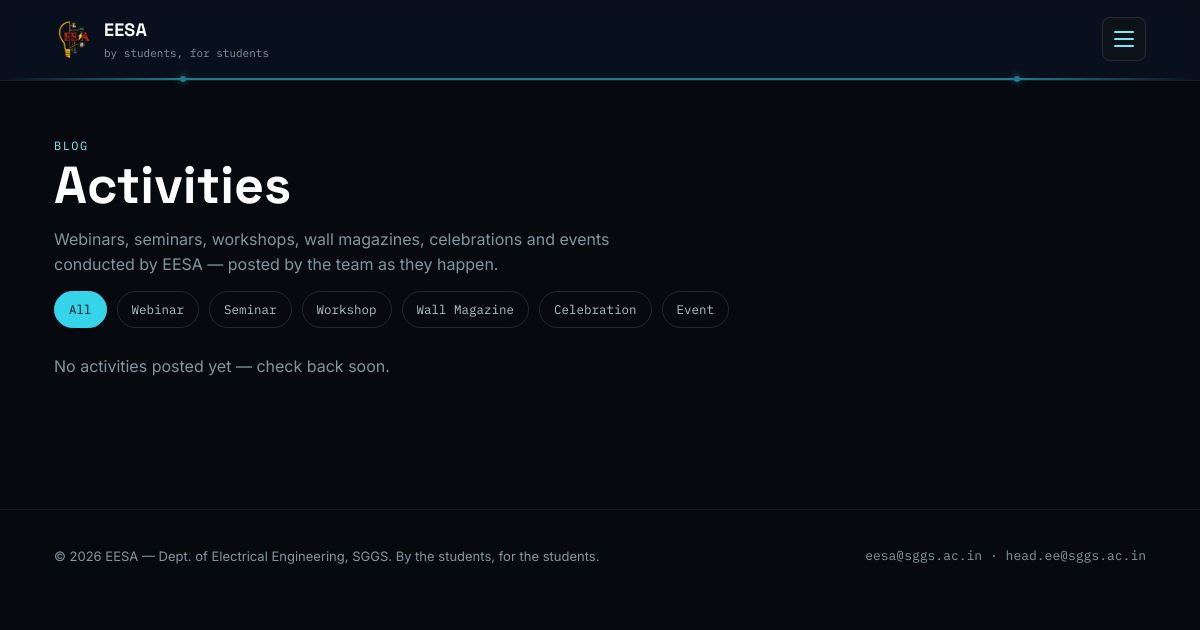
/pages/activities.php, run on the app's committed database.
### tables this page shows
CREATE TABLE activity_categories (
  id INT AUTO_INCREMENT PRIMARY KEY,
  slug VARCHAR(40) NOT NULL UNIQUE,
  label VARCHAR(60) NOT NULL
);

CREATE TABLE site_settings (
  setting_key VARCHAR(64) PRIMARY KEY,
  setting_value MEDIUMTEXT
);

### includes/functions.php (called while the page is built, shortened)
<?php
function h($s) {
    return htmlspecialchars((string)($s ?? ''), ENT_QUOTES, 'UTF-8');
}
function get_setting(PDO $pdo, $key, $default = '') {
    try {
        $stmt = $pdo->prepare('SELECT setting_value FROM site_settings WHERE setting_key = ? LIMIT 1');
        $stmt->execute([$key]);
        $val = $stmt->fetchColumn();
        return ($val !== false && $val !== null && $val !== '') ? $val : $default;
    } catch (Exception $e) {
        return $default;
    }
}

### pages/activities.php (the view, shortened to what this page needs)
<?php
require_once __DIR__ . '/../config.php';
$categories = $pdo->query('SELECT * FROM activity_categories ORDER BY id')->fetchAll();
$activities = $pdo->query(
    'SELECT a.*, c.slug AS cat_slug, c.label AS cat_label FROM activities a
     JOIN activity_categories c ON c.id = a.category_id
     WHERE a.status = \'published\' ORDER BY a.event_date DESC'
)->fetchAll();
require __DIR__ . '/../includes/header.php';
?>
<section class="section">
  <div class="container">
    <div class="eyebrow">Blog</div>
    <h1>Activities</h1>
    <p class="muted" style="max-width:600px">Webinars, seminars, workshops, wall magazines, celebrations and events
    conducted by EESA — posted by the team as they happen.</p>
    <div class="chip-row">
      <span class="chip active" data-filter="all">All</span>
      <?php foreach ($categories as $c): ?>
        <span class="chip" data-filter="<?= h($c['slug']) ?>"><?= h($c['label']) ?></span>
      <?php endforeach; ?>
    </div>
    <div class="grid grid-3">
      <?php if (!$activities): ?><p class="muted">No activities posted yet — check back soon.</p><?php endif; ?>
    </div>
  </div>
</section>
<?php require __DIR__ . '/../includes/footer.php'; ?>

### includes/header.php (shortened to what this page needs)
<!doctype html>
<html lang="en">
<head>
<link rel="stylesheet" href="<?= BASE_URL ?>/assets/css/style.css">
</head>
<body>
<header class="site">
  <div class="nav-row">
    <a href="<?= BASE_URL ?>/index.php" class="brand">
      <?php $logoPath = __DIR__ . '/../assets/img/logo.png'; ?>
      <?php if (file_exists($logoPath)): ?>
        <img src="<?= BASE_URL ?>/assets/img/logo.png" alt="EESA logo" style="width:38px;height:38px;border-radius:8px;object-fit:cover">
      <?php else: ?>
        <span class="brand-mark">EE</span>
      <?php endif; ?>
      <span>
        <span class="brand-name">EESA</span>
        <span class="brand-tag">by students, for students</span>
      </span>
    </a>
    <button class="burger" id="burger" aria-label="Open menu" aria-expanded="false">
      <span></span><span></span><span></span>
    </button>
  </div>
  <div class="trace"></div>
</header>
<main>

### includes/footer.php (shortened to what this page needs)
</main>
<footer class="site">
  <div class="container footer-row">
    <div>&copy; <?= date('Y') ?> <?= h(get_setting($pdo, 'footer_tagline', 'EESA — Dept. of Electrical Engineering, SGGS. By the students, for the students.')) ?></div>
    <div class="mono"><?= h(CONTACT_EMAIL_EESA) ?> · <?= h(CONTACT_EMAIL_HOD) ?></div>
  </div>
</footer>
</body>
</html>

### assets/css/style.css (style rules this page uses)
:root { --navy: #060a0e; --navy-2: #0c1318; --navy-3: #101a21; --paper: #eef6f7; --ink: #060a0e; --slate: #7f97a0; --slate-lt: #aec3ca; --copper: #35d4e8; --copper-lt: #7fe8f5; --spark: #f5c518; --spark-lt: #ffe066; --line: rgba(53,212,232,0.20); --ok: #45d18f; --warn: #f5c518; --danger: #ff5d5d; --font-display: 'Space Grotesk', system-ui, sans-serif; --font-body: 'Inter', system-ui, sans-serif; --font-mono: 'IBM Plex Mono', monospace; --radius: 10px; --maxw: 1140px; }
* { box-sizing:border-box; }
html { scroll-behavior:smooth; }
body { margin:0; background:var(--navy); color:var(--paper); font-family:var(--font-body); line-height:1.55; -webkit-font-smoothing:antialiased; }
img { max-width:100%; display:block; }
a { color:inherit; text-decoration:none; }
.container { max-width:var(--maxw); margin:0 auto; padding:0 24px; }
.eyebrow { font-family:var(--font-mono); font-size:12px; letter-spacing:0.12em; text-transform:uppercase; color:var(--copper-lt); }
h1,h2,h3,h4 { font-family:var(--font-display); margin:0 0 12px; color:#fff; line-height:1.15; }
h1 { font-size:clamp(32px,5vw,52px); font-weight:700; }
p { color:var(--slate-lt); margin:0 0 14px; }
.muted { color:var(--slate); }
.mono { font-family:var(--font-mono); }
.trace { position:relative; height:2px; width:100%; background:linear-gradient(90deg, transparent, var(--copper) 15%, var(--copper) 85%, transparent); opacity:0.55; margin:0; }
.trace::before, .trace::after { content:''; position:absolute; top:50%; width:6px; height:6px; border-radius:50%; background:var(--copper); transform:translateY(-50%); box-shadow:0 0 8px var(--copper); }
.trace::before { left:15%; }
.trace::after { right:15%; }
header.site { position:sticky; top:0; z-index:50; background:rgba(11,18,32,0.86); backdrop-filter:blur(10px); border-bottom:1px solid rgba(255,255,255,0.06); }
.nav-row { display:flex; align-items:center; justify-content:space-between; padding:16px 24px; max-width:var(--maxw); margin:0 auto; }
.brand { display:flex; align-items:center; gap:12px; }
.brand-name { font-family:var(--font-display); font-weight:700; font-size:18px; color:#fff; letter-spacing:0.01em; }
.brand-tag { font-family:var(--font-mono); font-size:11px; color:var(--slate); display:block; margin-top:1px; }
.burger { width:44px; height:44px; border-radius:8px; border:1px solid rgba(255,255,255,0.1); background:var(--navy-2); display:flex; flex-direction:column; align-items:center; justify-content:center; gap:5px; cursor:pointer; z-index:60; }
.burger span { width:20px; height:2px; background:var(--copper-lt); border-radius:2px; transition:transform .3s ease, opacity .3s ease; }
.section { padding:56px 0; }
.grid { display:grid; gap:20px; }
.grid-3 { grid-template-columns:repeat(3,1fr); }
.chip-row { display:flex; gap:10px; flex-wrap:wrap; margin-bottom:26px; }
.chip { font-family:var(--font-mono); font-size:12.5px; padding:8px 14px; border-radius:20px; border:1px solid rgba(255,255,255,0.12); color:var(--slate-lt); cursor:pointer; }
.chip.active { background:var(--copper); color:#03191d; border-color:var(--copper); }
footer.site { border-top:1px solid rgba(255,255,255,0.06); padding:36px 0; margin-top:60px; }
.footer-row { display:flex; justify-content:space-between; flex-wrap:wrap; gap:14px; font-size:13px; color:var(--slate); }

### data on the page
activity_categories: label "Webinar"
activity_categories: label "Seminar"
activity_categories: label "Workshop"
activity_categories: label "Wall Magazine"
activity_categories: label "Celebration"
activity_categories: label "Event"
site_settings: setting_value "EESA — Dept. of Electrical Engineering, SGGS. By the students, for the students."

### other printed values
CONTACT_EMAIL_EESA "eesa@sggs.ac.in"
CONTACT_EMAIL_HOD "head.ee@sggs.ac.in"
